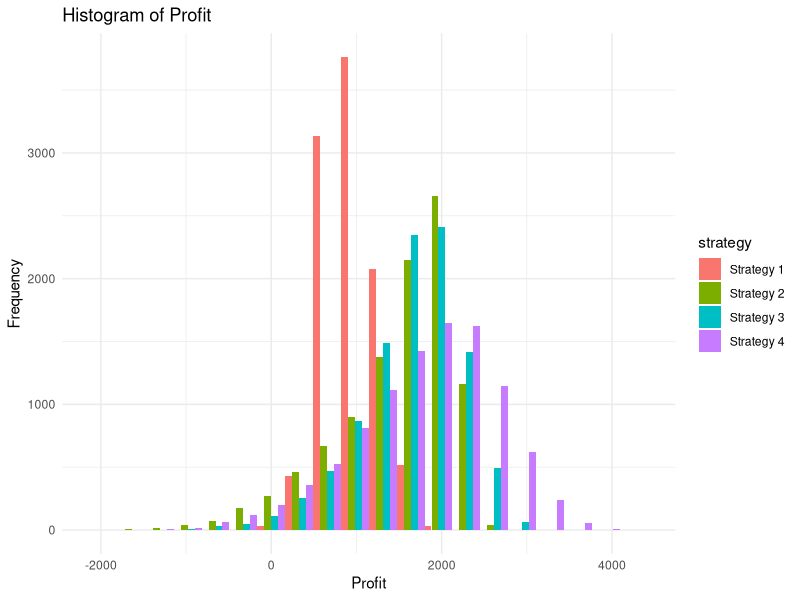
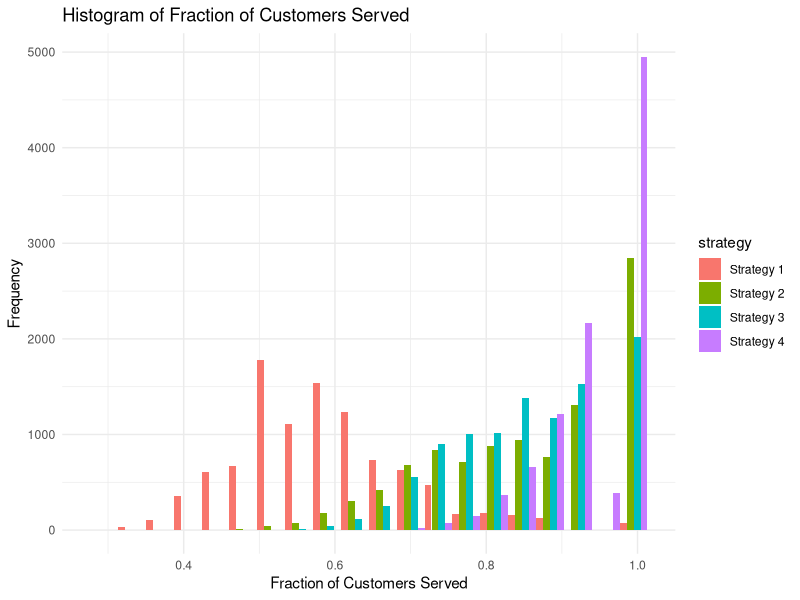
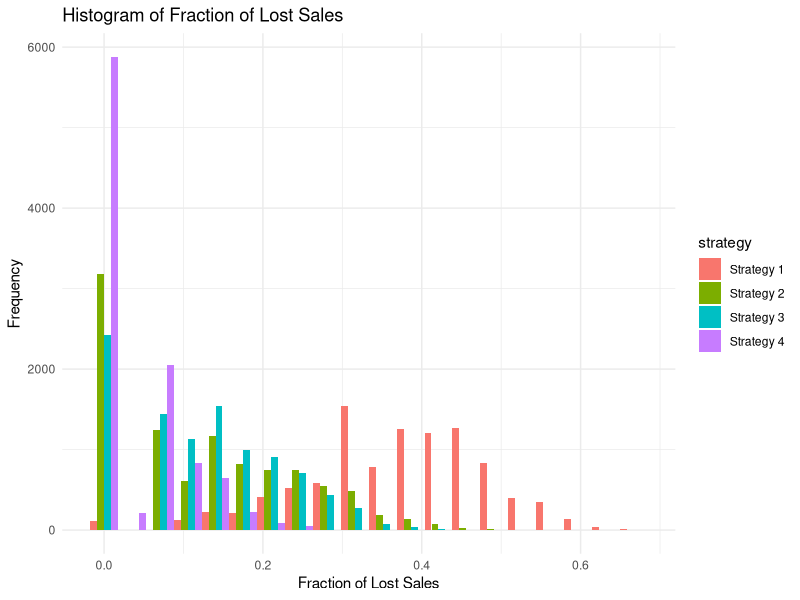
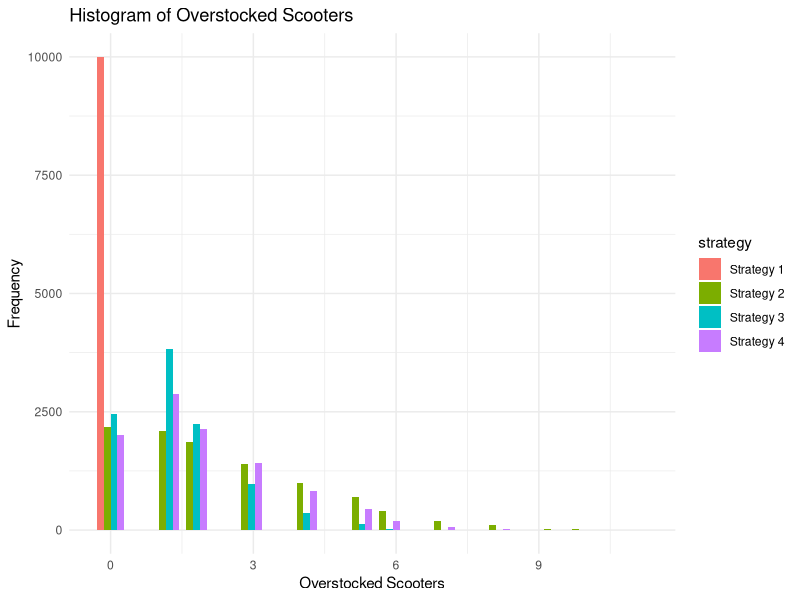
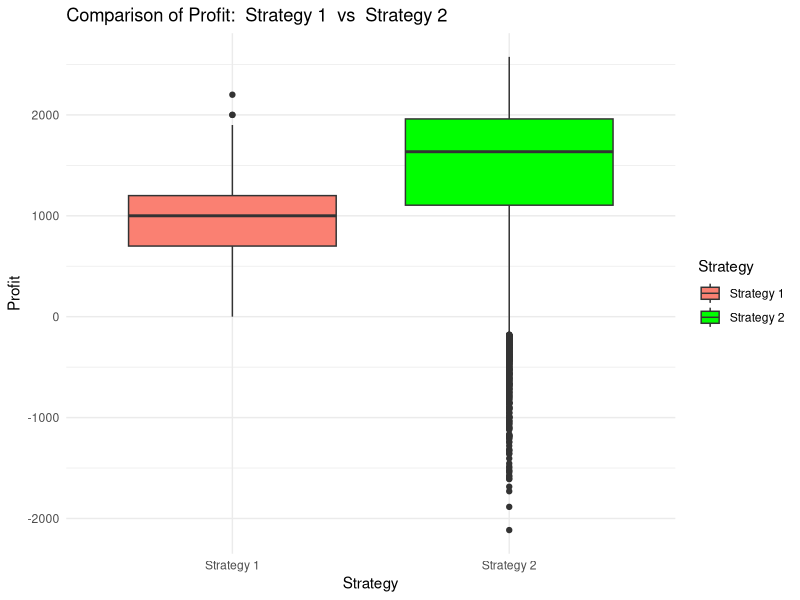
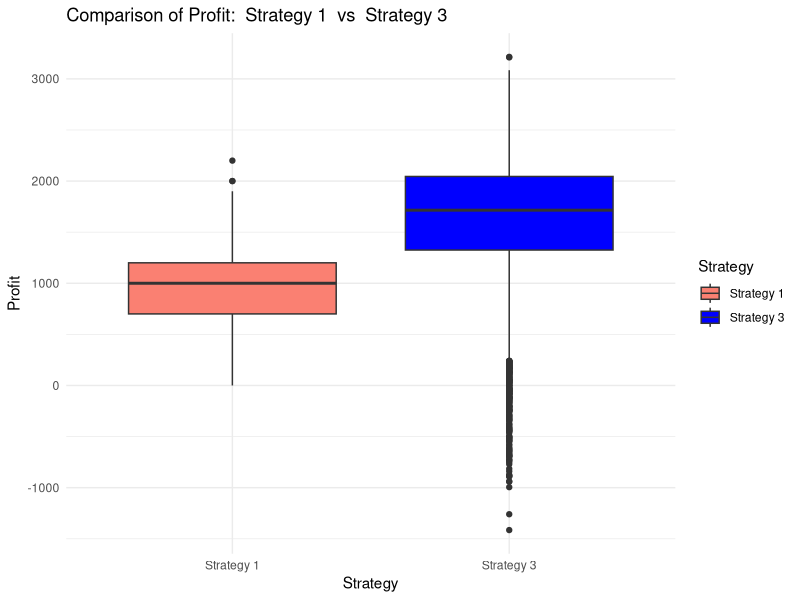
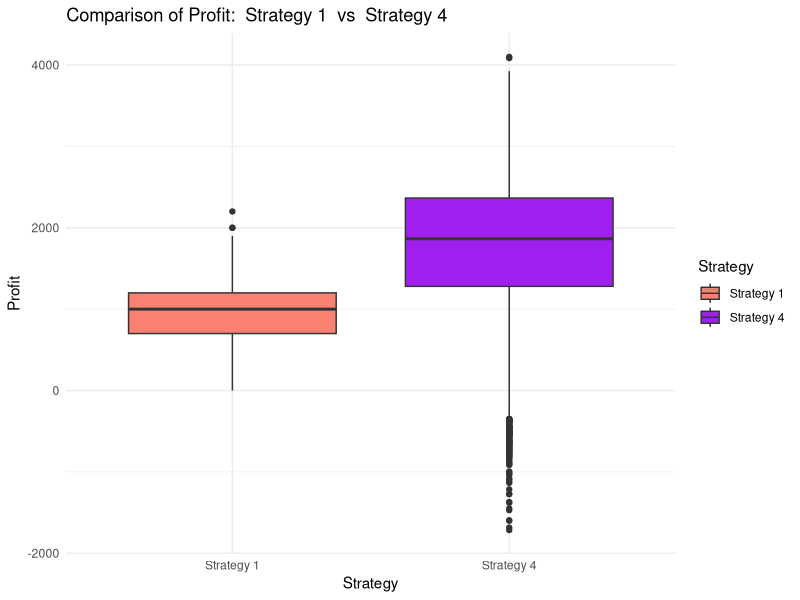

Here is the R script that generated these plots, in order:
## ---- chunk 1
knitr::opts_chunk$set(echo = TRUE)
## ---- chunk 2
profit_per_scooter <- 200 # profit from selling one scooter
lost_sale_loss  <- 100    # loss from losing a customer
overstock_loss  <- 5      # cost of each scooter overstock per day
## ---- chunk 3
# Load necessary libraries
library(ggplot2)

# Parameters
profit_per_scooter <- 200
home_delivery_profit<-200-75
lost_sale_loss <- 100
overstock_loss <- 5
lambda_daily <- 1 / 7  # Average 1 customer per week
simulation_days <- 13 * 7  # Simulate for 13 weeks

# Function to simulate a single strategy
simulate_inventory <- function(strategy, N = 0) {
 
  scooters_in_stock <- 1  # Start with 1 scooter in stock
  days_until_delivery <- 0 #Assuming a scooter arrives the first day
  total_profit <- 0
  total_customers <- 0
  scooters_sold <- 0
  lost_sales <- 0
  overstocked_scooters<- 0

  
  for (day in 1:simulation_days) {
    # Simulate customer arrivals using Poisson distribution
    customers_today <- rpois(1, lambda_daily)
    total_customers <- total_customers + customers_today
    
    # Sell scooters to customers if in stock
      if (customers_today > 0 && scooters_in_stock > 0 ) {
          scooters_sold_today <- min(customers_today, scooters_in_stock) #Determines how many scooters can be sold, ensuring you don't sell more scooters than you have in stock.
          scooters_sold <- scooters_sold + scooters_sold_today
          scooters_in_stock <- scooters_in_stock - scooters_sold_today
          total_profit <- total_profit + scooters_sold_today * profit_per_scooter
      } 
    
      else if (customers_today > 0 && scooters_in_stock == 0){
        if(strategy %in% c(1,2,3)){
          
          lost_sales_today <- customers_today
          lost_sales <- lost_sales + lost_sales_today
          total_profit <- total_profit - lost_sales_today * lost_sale_loss
        }
        else if (strategy == 4) {
        for (customer in 1:customers_today) {  # Loop for each customer
          agree <- rbinom(1, 1, 0.5)
          if (agree == 1) {
            scooters_sold_today <- 1  # Only sell one scooter per customer
            scooters_sold <- scooters_sold + scooters_sold_today
            total_profit <- total_profit + scooters_sold_today * home_delivery_profit
            #Note that there is no removal of the scooter from the stock as the scooter sold was not part of the store's stock
          } 
          else if (agree == 0) {
            lost_sales_today <- 1  # Only lose one sale per customer
            lost_sales <- lost_sales + lost_sales_today
            total_profit <- total_profit - lost_sales_today * lost_sale_loss
          }
        }
      }

    }  
    
    # Check for fixed delivery schedules (Strategy 2 or 3)
    if (strategy == 2 && day %% N == 0) { #Checks if the current day is a delivery day (every N days).
      scooters_in_stock <- scooters_in_stock + 1
    } else if (strategy == 3 && day %% N == 0) {
      scooters_in_stock <- scooters_in_stock + 1
    }
     else if (strategy == 4 && day %% N == 0) {
      scooters_in_stock <- scooters_in_stock + 1
    }
    
   
    # If out of stock, order (Strategy 1 or 3 or 4 if combined)
    # Part 1: Check if we need to place an order
    if (scooters_in_stock == 0 && strategy %in% c(1, 3, 4)) {
      if (days_until_delivery == 0) {  # No current order in transit
        days_until_delivery <- 5       # Set countdown to 5 days for new order
        delivery_just_ordered <- TRUE  # Flag to track if order was just placed today
      }
    }

    # Part 2: Handle the delivery countdown, but don't decrement on the same day the order is placed
    if (days_until_delivery > 0) {
      if (!delivery_just_ordered) {  # Skip decrementing on the day the order is placed
      days_until_delivery <- days_until_delivery - 1  # Reduce the countdown
      } 
      else {
      delivery_just_ordered <- FALSE  # Reset flag to allow decrementing next day
      }

      if (days_until_delivery == 0) {   # Delivery arrives after countdown reaches 0
        scooters_in_stock <- scooters_in_stock + 1    # Increment stock
      }
    }
    # Calculate overstock cost
    if (scooters_in_stock > 1) {
      total_profit <- total_profit - overstock_loss * (scooters_in_stock - 1)
    }
    
    
    
  }
   # Calculate overstock 
  if (scooters_in_stock > 1) {
    overstocked_scooters <- overstocked_scooters + (scooters_in_stock - 1) #Adds the excess scooters to the overstock count.
    
  }
  
  fraction_served <- if (total_customers > 0) scooters_sold / total_customers else 0
  fraction_lost <- if (total_customers > 0) lost_sales / total_customers else 0
  
  return(c(total_profit, fraction_served, fraction_lost, overstocked_scooters))
  #Returns the simulation results as a vector: total profit, fraction of customers served, fraction of customers lost, and the total number of overstocked scooters.
}

# Simulate each strategy
strategies <- c("Strategy 1", "Strategy 2", "Strategy 3", "Strategy 4")
results <- list()

for (strategy in strategies) { #Runs 10,000 simulations for each strategy.
  strategy_results <- replicate(10000, {
    if (strategy == "Strategy 1") {
      simulate_inventory(1)
    } else if (strategy == "Strategy 2") {
      simulate_inventory(2, N=7)
    } else if (strategy == "Strategy 3") {
      simulate_inventory(3, N = 10)  # Hybrid strategy with N = 10
    }else if (strategy == "Strategy 4") {
      simulate_inventory(4, N = 8)# Hybrid strategy with N = 8 and free home delivery option
    }
  })
  results[[strategy]] <- t(strategy_results) #Transposes the results matrix so that each column corresponds to a simulation result
  #print(summary(results[[strategy]]))
}

# Create histograms for each metric
plot_histograms <- function(metric_index, metric_name) {
  data <- data.frame(
    value = unlist(lapply(results, function(x) x[, metric_index])),# applies a function to each element (x) in results. Each element is a matrix where rows represent simulations     and columns represent metrics like profit, fraction served, etc.
    #x[, metric_index] extracts the values for the specified metric (column metric_index) from each strategy's result.
    #unlist() converts the list of values into a single vector for the value column in the data frame.

    
    strategy = rep(names(results), each = 10000)
    #repeats each strategy name 10,000 times (because there are 10,000 simulations per strategy). This creates the strategy column in the data frame, associating each value with     its corresponding strategy.
  )
  
  ggplot(data, aes(x = value, fill = strategy)) + #The fill aesthetic differentiates between strategies by coloring the bars according to the strategy column.
    geom_histogram(alpha = 1, bins = 20, position = 'dodge') + #alpha = 1 sets the opacity of the bars (1 means fully opaque), bins = 20 specifies that the histogram will have      20 bins, position = 'dodge' separates the bars by strategy so they don’t overlap. Instead, they are placed next to each other (side-by-side) for comparison.
    labs(title = paste("Histogram of", metric_name),
         x = metric_name,
         y = "Frequency") +
    theme_minimal()
}
# Plot the metrics
plot_histograms(1, "Profit")
plot_histograms(2, "Fraction of Customers Served")
plot_histograms(3, "Fraction of Lost Sales")
plot_histograms(4, "Overstocked Scooters")

## ---- chunk 4
# Function to create side-by-side boxplots for a base strategy versus one other strategy
compare_strategies_boxplot <- function(base_strategy, comparison_strategy) {
  data <- data.frame(
    Profit = c(results[[base_strategy]][, 1], results[[comparison_strategy]][, 1]), # Extract profit for base and comparison strategies
    Strategy = rep(c(base_strategy, comparison_strategy), each = 10000) # Repeat each strategy name for 10,000 simulations
  )
  
  # Define custom colors for the strategies
  color_palette <- c("Strategy 1" = "salmon", "Strategy 2" = "green", 
                     "Strategy 3" = "blue", "Strategy 4" = "purple")

  ggplot(data, aes(x = Strategy, y = Profit, fill = Strategy)) +
    geom_boxplot() +
    scale_fill_manual(values = color_palette) + # Use the custom color palette
    labs(title = paste("Comparison of Profit: ", base_strategy, " vs ", comparison_strategy),
         x = "Strategy",
         y = "Profit") +
    theme_minimal()
}

# Compare Strategy 1 with Strategy 2
compare_strategies_boxplot("Strategy 1", "Strategy 2")

# Compare Strategy 1 with Strategy 3
compare_strategies_boxplot("Strategy 1", "Strategy 3")

# Compare Strategy 1 with Strategy 4
compare_strategies_boxplot("Strategy 1", "Strategy 4")

## ---- chunk 5

# Perform t-test comparing Strategy 1 and Strategy 2
t_test_result_1_2 <- t.test(results[["Strategy 1"]][, 1], results[["Strategy 2"]][, 1], alternative = "less", var.equal = FALSE)
print(t_test_result_1_2)

# Interpret results for Strategy 2
if (t_test_result_1_2$p.value < 0.05) {
  cat("Null hypothesis is rejected! The mean profit of Strategy 1 is less than that of Strategy 2.\n")
} else {
  cat("Fail to reject the null hypothesis! Not enough evidence that the mean profit of Strategy 1 is less than that of Strategy 2.\n")
}

# Repeat for Strategy 3
t_test_result_1_3 <- t.test(results[["Strategy 1"]][, 1], results[["Strategy 3"]][, 1], alternative = "less", var.equal = FALSE)
print(t_test_result_1_3)

# Interpret results for Strategy 3
if (t_test_result_1_3$p.value < 0.05) {
  cat("Null Hypothesis is rejected! The mean profit of Strategy 1 is less than that of Strategy 3.\n")
} else {
  cat("Fail to reject the null hypothesis! Not enough evidence that the mean profit of Strategy 1 is less than that of Strategy 3.\n")
}

# Repeat for Strategy 4
t_test_result_1_4 <- t.test(results[["Strategy 1"]][, 1], results[["Strategy 4"]][, 1], alternative = "less", var.equal = FALSE)
print(t_test_result_1_4)

# Interpret results for Strategy 4
if (t_test_result_1_4$p.value < 0.05) {
  cat("Null Hypothesis is rejected! The mean profit of Strategy 1 is less than that of Strategy 4.\n")
} else {
  cat("Fail to reject the null hypothesis! Not enough evidence that the mean profit of Strategy 1 is less than that of Strategy 4.\n")
}

